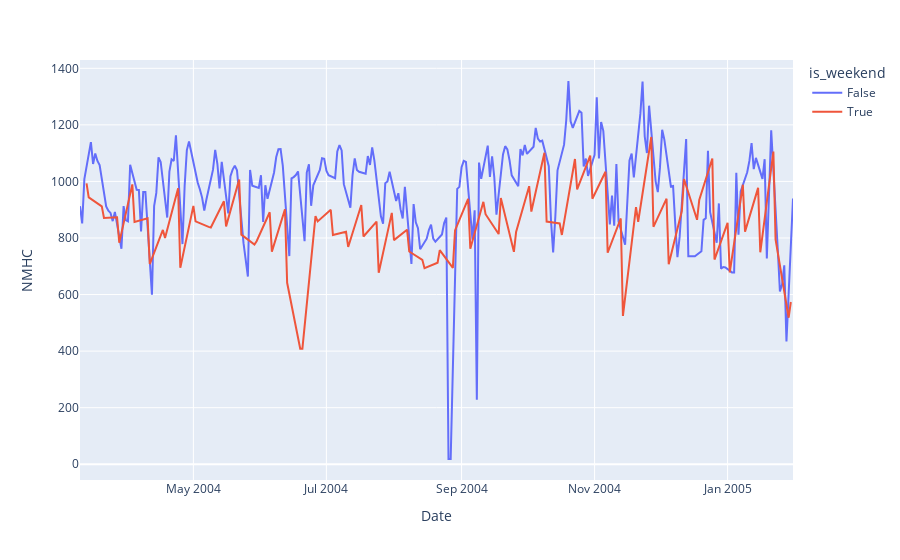

The notebook cell saved with this chart:
### Markdown cell above
- The time series appears to be stationary as the mean and variance appear constant
- There is no obvious trend in the data, suggesting that seasonality is more strong than trend in this time series.
- There appears to be a strong seasonality in the data.

### Code cell
px.line(data_frame=df_stat_daily, y='NMHC', color='is_weekend')
